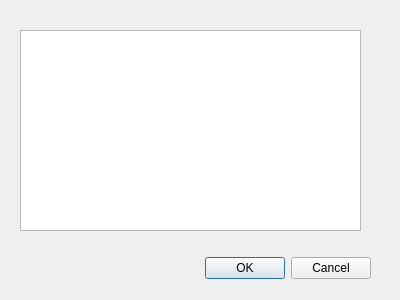
<?xml version="1.0" encoding="UTF-8"?>
<ui version="4.0">
 <class>Dialog</class>
 <widget class="QDialog" name="Dialog">
  <property name="geometry">
   <rect>
    <x>0</x>
    <y>0</y>
    <width>400</width>
    <height>300</height>
   </rect>
  </property>
  <property name="windowTitle">
   <string>Dialog</string>
  </property>
  <widget class="QWidget" name="layoutWidget">
   <property name="geometry">
    <rect>
     <x>20</x>
     <y>250</y>
     <width>351</width>
     <height>36</height>
    </rect>
   </property>
   <layout class="QHBoxLayout">
    <property name="spacing">
     <number>6</number>
    </property>
    <property name="leftMargin">
     <number>0</number>
    </property>
    <property name="topMargin">
     <number>0</number>
    </property>
    <property name="rightMargin">
     <number>0</number>
    </property>
    <property name="bottomMargin">
     <number>0</number>
    </property>
    <item>
     <spacer>
      <property name="orientation">
       <enum>Qt::Horizontal</enum>
      </property>
      <property name="sizeHint" stdset="0">
       <size>
        <width>131</width>
        <height>31</height>
       </size>
      </property>
     </spacer>
    </item>
    <item>
     <widget class="QPushButton" name="okButton">
      <property name="text">
       <string>OK</string>
      </property>
     </widget>
    </item>
    <item>
     <widget class="QPushButton" name="cancelButton">
      <property name="text">
       <string>Cancel</string>
      </property>
     </widget>
    </item>
   </layout>
  </widget>
  <widget class="QTextEdit" name="mainTextEdit">
   <property name="geometry">
    <rect>
     <x>20</x>
     <y>30</y>
     <width>341</width>
     <height>201</height>
    </rect>
   </property>
  </widget>
 </widget>
 <resources/>
 <connections>
  <connection>
   <sender>okButton</sender>
   <signal>clicked()</signal>
   <receiver>Dialog</receiver>
   <slot>accept()</slot>
   <hints>
    <hint type="sourcelabel">
     <x>278</x>
     <y>253</y>
    </hint>
    <hint type="destinationlabel">
     <x>96</x>
     <y>254</y>
    </hint>
   </hints>
  </connection>
  <connection>
   <sender>cancelButton</sender>
   <signal>clicked()</signal>
   <receiver>Dialog</receiver>
   <slot>reject()</slot>
   <hints>
    <hint type="sourcelabel">
     <x>369</x>
     <y>253</y>
    </hint>
    <hint type="destinationlabel">
     <x>179</x>
     <y>282</y>
    </hint>
   </hints>
  </connection>
 </connections>
</ui>
